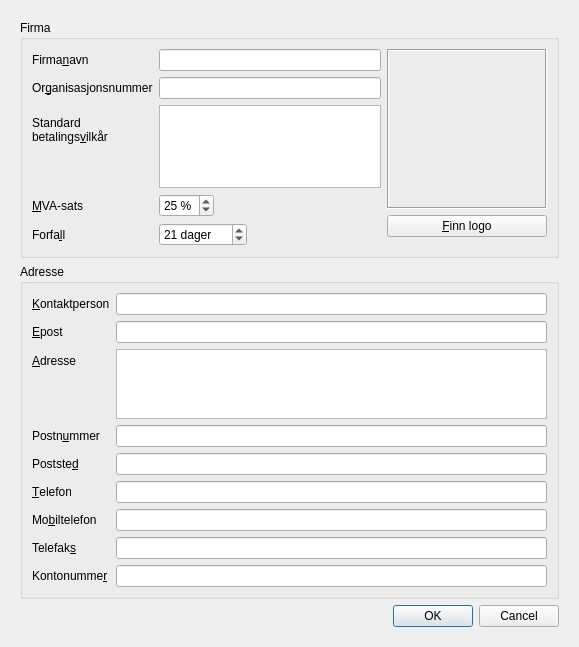
<ui version="4.0" >
 <class>firmaOppsett</class>
 <widget class="QDialog" name="firmaOppsett" >
  <property name="windowModality" >
   <enum>Qt::ApplicationModal</enum>
  </property>
  <property name="geometry" >
   <rect>
    <x>0</x>
    <y>0</y>
    <width>579</width>
    <height>647</height>
   </rect>
  </property>
  <property name="windowTitle" >
   <string>Informasjon om firmaet</string>
  </property>
  <property name="sizeGripEnabled" >
   <bool>false</bool>
  </property>
  <layout class="QGridLayout" name="gridLayout_2" >
   <item row="0" column="0" >
    <widget class="QScrollArea" name="scrollArea" >
     <property name="frameShape" >
      <enum>QFrame::NoFrame</enum>
     </property>
     <property name="lineWidth" >
      <number>0</number>
     </property>
     <property name="widgetResizable" >
      <bool>true</bool>
     </property>
     <widget class="QWidget" name="scrollAreaWidgetContents" >
      <property name="geometry" >
       <rect>
        <x>0</x>
        <y>0</y>
        <width>571</width>
        <height>639</height>
       </rect>
      </property>
      <layout class="QGridLayout" name="gridLayout_4" >
       <item row="1" column="0" >
        <widget class="QGroupBox" name="groupBox" >
         <property name="title" >
          <string>Adresse</string>
         </property>
         <layout class="QGridLayout" name="gridLayout_3" >
          <item row="1" column="0" >
           <layout class="QFormLayout" name="formLayout_2" >
            <property name="fieldGrowthPolicy" >
             <enum>QFormLayout::AllNonFixedFieldsGrow</enum>
            </property>
            <item row="0" column="0" >
             <widget class="QLabel" name="textLabel1_2_4" >
              <property name="text" >
               <string>&amp;Kontaktperson</string>
              </property>
              <property name="wordWrap" >
               <bool>false</bool>
              </property>
              <property name="buddy" >
               <cstring>Kontaktperson</cstring>
              </property>
             </widget>
            </item>
            <item row="0" column="1" >
             <widget class="QLineEdit" name="Kontaktperson" />
            </item>
            <item row="1" column="0" >
             <widget class="QLabel" name="textLabel1_2" >
              <property name="text" >
               <string>&amp;Epost</string>
              </property>
              <property name="wordWrap" >
               <bool>false</bool>
              </property>
              <property name="buddy" >
               <cstring>Epost</cstring>
              </property>
             </widget>
            </item>
            <item row="1" column="1" >
             <widget class="QLineEdit" name="Epost" />
            </item>
            <item row="2" column="0" >
             <widget class="QLabel" name="textLabel1_3" >
              <property name="text" >
               <string>&amp;Adresse</string>
              </property>
              <property name="wordWrap" >
               <bool>false</bool>
              </property>
              <property name="buddy" >
               <cstring>Adresse</cstring>
              </property>
             </widget>
            </item>
            <item row="2" column="1" >
             <widget class="QPlainTextEdit" name="Adresse" >
              <property name="maximumSize" >
               <size>
                <width>16777215</width>
                <height>80</height>
               </size>
              </property>
              <property name="tabChangesFocus" >
               <bool>true</bool>
              </property>
             </widget>
            </item>
            <item row="3" column="0" >
             <widget class="QLabel" name="textLabel1_3_3" >
              <property name="text" >
               <string>Postn&amp;ummer</string>
              </property>
              <property name="wordWrap" >
               <bool>false</bool>
              </property>
              <property name="buddy" >
               <cstring>Postnummer</cstring>
              </property>
             </widget>
            </item>
            <item row="3" column="1" >
             <widget class="QLineEdit" name="Postnummer" >
              <property name="inputMask" >
               <string>0000; </string>
              </property>
             </widget>
            </item>
            <item row="4" column="0" >
             <widget class="QLabel" name="textLabel1_3_4" >
              <property name="text" >
               <string>Postste&amp;d</string>
              </property>
              <property name="wordWrap" >
               <bool>false</bool>
              </property>
              <property name="buddy" >
               <cstring>Poststed</cstring>
              </property>
             </widget>
            </item>
            <item row="4" column="1" >
             <widget class="QLineEdit" name="Poststed" />
            </item>
            <item row="5" column="0" >
             <widget class="QLabel" name="textLabel1_3_3_2" >
              <property name="text" >
               <string>&amp;Telefon</string>
              </property>
              <property name="wordWrap" >
               <bool>false</bool>
              </property>
              <property name="buddy" >
               <cstring>Telefon</cstring>
              </property>
             </widget>
            </item>
            <item row="5" column="1" >
             <widget class="QLineEdit" name="Telefon" >
              <property name="inputMask" >
               <string>00000000; </string>
              </property>
             </widget>
            </item>
            <item row="6" column="0" >
             <widget class="QLabel" name="textLabel1_3_3_3" >
              <property name="text" >
               <string>Mo&amp;biltelefon</string>
              </property>
              <property name="wordWrap" >
               <bool>false</bool>
              </property>
              <property name="buddy" >
               <cstring>Mobil</cstring>
              </property>
             </widget>
            </item>
            <item row="6" column="1" >
             <widget class="QLineEdit" name="Mobil" >
              <property name="inputMask" >
               <string>00000000; </string>
              </property>
             </widget>
            </item>
            <item row="7" column="0" >
             <widget class="QLabel" name="textLabel1_3_3_4" >
              <property name="text" >
               <string>Telefak&amp;s</string>
              </property>
              <property name="wordWrap" >
               <bool>false</bool>
              </property>
              <property name="buddy" >
               <cstring>Telefaks</cstring>
              </property>
             </widget>
            </item>
            <item row="7" column="1" >
             <widget class="QLineEdit" name="Telefaks" >
              <property name="inputMask" >
               <string>00000000; </string>
              </property>
             </widget>
            </item>
            <item row="8" column="0" >
             <widget class="QLabel" name="textLabel1_2_3" >
              <property name="text" >
               <string>Kontonumme&amp;r</string>
              </property>
              <property name="wordWrap" >
               <bool>false</bool>
              </property>
              <property name="buddy" >
               <cstring>Kontonummer</cstring>
              </property>
             </widget>
            </item>
            <item row="8" column="1" >
             <widget class="QLineEdit" name="Kontonummer" >
              <property name="inputMask" >
               <string>00000000000; </string>
              </property>
             </widget>
            </item>
           </layout>
          </item>
         </layout>
        </widget>
       </item>
       <item row="2" column="0" >
        <widget class="QDialogButtonBox" name="buttonBox" >
         <property name="orientation" >
          <enum>Qt::Horizontal</enum>
         </property>
         <property name="standardButtons" >
          <set>QDialogButtonBox::Cancel|QDialogButtonBox::Ok</set>
         </property>
        </widget>
       </item>
       <item row="0" column="0" >
        <widget class="QGroupBox" name="groupBox_2" >
         <property name="title" >
          <string>Firma</string>
         </property>
         <layout class="QGridLayout" name="gridLayout" >
          <item row="0" column="0" >
           <layout class="QFormLayout" name="formLayout" >
            <property name="fieldGrowthPolicy" >
             <enum>QFormLayout::ExpandingFieldsGrow</enum>
            </property>
            <item row="0" column="0" >
             <widget class="QLabel" name="textLabel1" >
              <property name="text" >
               <string>Firma&amp;navn</string>
              </property>
              <property name="wordWrap" >
               <bool>false</bool>
              </property>
              <property name="buddy" >
               <cstring>Firmanavn</cstring>
              </property>
             </widget>
            </item>
            <item row="0" column="1" >
             <widget class="QLineEdit" name="Firmanavn" />
            </item>
            <item row="1" column="0" >
             <widget class="QLabel" name="textLabel1_5" >
              <property name="text" >
               <string>Or&amp;ganisasjonsnummer</string>
              </property>
              <property name="wordWrap" >
               <bool>false</bool>
              </property>
              <property name="buddy" >
               <cstring>Organisasjonsnummer</cstring>
              </property>
             </widget>
            </item>
            <item row="1" column="1" >
             <widget class="QLineEdit" name="Organisasjonsnummer" />
            </item>
            <item row="2" column="0" >
             <widget class="QLabel" name="textLabel1_3_5" >
              <property name="text" >
               <string>Standard
betalings&amp;vilkår</string>
              </property>
              <property name="wordWrap" >
               <bool>false</bool>
              </property>
              <property name="buddy" >
               <cstring>Vilkar</cstring>
              </property>
             </widget>
            </item>
            <item row="2" column="1" >
             <widget class="QPlainTextEdit" name="Vilkar" >
              <property name="sizePolicy" >
               <sizepolicy vsizetype="Expanding" hsizetype="Expanding" >
                <horstretch>2</horstretch>
                <verstretch>0</verstretch>
               </sizepolicy>
              </property>
              <property name="tabChangesFocus" >
               <bool>true</bool>
              </property>
             </widget>
            </item>
            <item row="3" column="0" >
             <widget class="QLabel" name="textLabel7" >
              <property name="text" >
               <string>&amp;MVA-sats</string>
              </property>
              <property name="wordWrap" >
               <bool>false</bool>
              </property>
              <property name="buddy" >
               <cstring>Mva</cstring>
              </property>
             </widget>
            </item>
            <item row="3" column="1" >
             <widget class="QSpinBox" name="Mva" >
              <property name="suffix" >
               <string> %</string>
              </property>
              <property name="value" >
               <number>25</number>
              </property>
             </widget>
            </item>
            <item row="4" column="0" >
             <widget class="QLabel" name="textLabel7_2" >
              <property name="text" >
               <string>Forfa&amp;ll</string>
              </property>
              <property name="wordWrap" >
               <bool>false</bool>
              </property>
              <property name="buddy" >
               <cstring>Forfall</cstring>
              </property>
             </widget>
            </item>
            <item row="4" column="1" >
             <widget class="QSpinBox" name="Forfall" >
              <property name="suffix" >
               <string> dager</string>
              </property>
              <property name="maximum" >
               <number>9999</number>
              </property>
              <property name="value" >
               <number>21</number>
              </property>
             </widget>
            </item>
           </layout>
          </item>
          <item row="0" column="1" >
           <layout class="QVBoxLayout" name="verticalLayout" >
            <item>
             <widget class="QLabel" name="LogoPixmap" >
              <property name="sizePolicy" >
               <sizepolicy vsizetype="Minimum" hsizetype="Minimum" >
                <horstretch>1</horstretch>
                <verstretch>1</verstretch>
               </sizepolicy>
              </property>
              <property name="minimumSize" >
               <size>
                <width>160</width>
                <height>160</height>
               </size>
              </property>
              <property name="toolTip" >
               <string>Logo</string>
              </property>
              <property name="frameShape" >
               <enum>QFrame::Box</enum>
              </property>
              <property name="frameShadow" >
               <enum>QFrame::Sunken</enum>
              </property>
              <property name="lineWidth" >
               <number>1</number>
              </property>
              <property name="pixmap" >
               <pixmap resource="../../faktura.qrc" >pix:missing.svg</pixmap>
              </property>
              <property name="scaledContents" >
               <bool>true</bool>
              </property>
              <property name="wordWrap" >
               <bool>false</bool>
              </property>
              <property name="margin" >
               <number>1</number>
              </property>
             </widget>
            </item>
            <item>
             <widget class="QPushButton" name="lagreLogo" >
              <property name="text" >
               <string>&amp;Finn logo</string>
              </property>
             </widget>
            </item>
            <item>
             <spacer name="verticalSpacer" >
              <property name="orientation" >
               <enum>Qt::Vertical</enum>
              </property>
              <property name="sizeHint" stdset="0" >
               <size>
                <width>20</width>
                <height>40</height>
               </size>
              </property>
             </spacer>
            </item>
           </layout>
          </item>
         </layout>
        </widget>
       </item>
      </layout>
     </widget>
    </widget>
   </item>
  </layout>
 </widget>
 <tabstops>
  <tabstop>Firmanavn</tabstop>
  <tabstop>Organisasjonsnummer</tabstop>
  <tabstop>Vilkar</tabstop>
  <tabstop>Mva</tabstop>
  <tabstop>Forfall</tabstop>
  <tabstop>lagreLogo</tabstop>
  <tabstop>Kontaktperson</tabstop>
  <tabstop>Epost</tabstop>
  <tabstop>Adresse</tabstop>
  <tabstop>Postnummer</tabstop>
  <tabstop>Poststed</tabstop>
  <tabstop>Telefon</tabstop>
  <tabstop>Mobil</tabstop>
  <tabstop>Telefaks</tabstop>
  <tabstop>Kontonummer</tabstop>
  <tabstop>buttonBox</tabstop>
 </tabstops>
 <resources>
  <include location="../../faktura.qrc" />
 </resources>
 <connections>
  <connection>
   <sender>buttonBox</sender>
   <signal>accepted()</signal>
   <receiver>firmaOppsett</receiver>
   <slot>accept()</slot>
   <hints>
    <hint type="sourcelabel" >
     <x>248</x>
     <y>254</y>
    </hint>
    <hint type="destinationlabel" >
     <x>157</x>
     <y>274</y>
    </hint>
   </hints>
  </connection>
  <connection>
   <sender>buttonBox</sender>
   <signal>rejected()</signal>
   <receiver>firmaOppsett</receiver>
   <slot>reject()</slot>
   <hints>
    <hint type="sourcelabel" >
     <x>316</x>
     <y>260</y>
    </hint>
    <hint type="destinationlabel" >
     <x>286</x>
     <y>274</y>
    </hint>
   </hints>
  </connection>
 </connections>
</ui>
